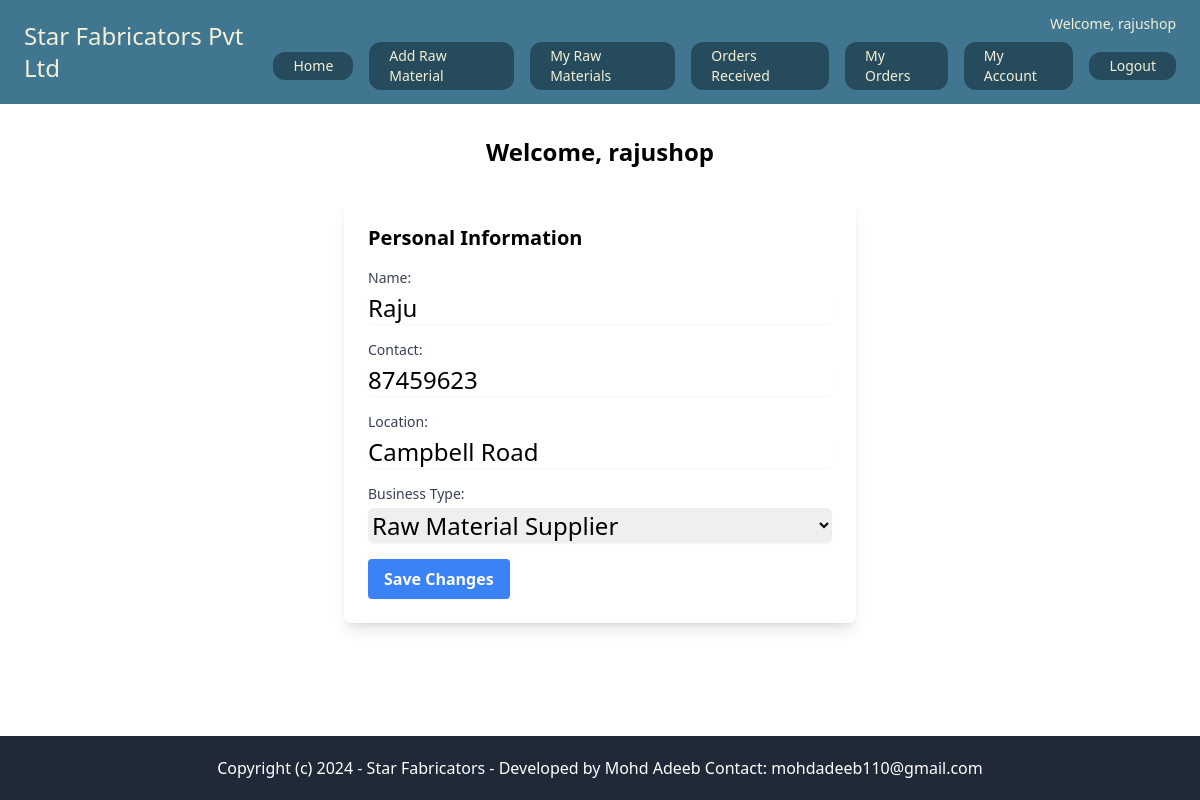
Screenshot of /core/my-account/ (signed in) with the database file from the repository.
### userprofile/models.py (models this page shows, shortened)
class Userprofile(models.Model):
    USER_TYPES = [
        ('supplier', 'Raw Material Supplier'),
        ('customer', 'Customer')
    ]
    user = models.OneToOneField(User, on_delete=models.CASCADE)
    name = models.CharField(max_length=255)
    shop = models.CharField(max_length=255)
    contact = models.CharField(max_length=255)
    location = models.CharField(max_length=255)
    business_type = models.CharField(max_length=50, choices=USER_TYPES, default='customer')

### core/views.py (the view)
# urls.py: path('my-account/', views.my_account, name='my_account'),
@login_required
def my_account(request):
    user_profile, created = Userprofile.objects.get_or_create(user=request.user)
    if request.method == 'POST':
        form = UserProfileForm(request.POST, instance=user_profile)
        if form.is_valid():
            form.save()
            return redirect('my_account')
    else:
        form = UserProfileForm(instance=user_profile)
    return render(request, 'core/my_account.html', {'form': form})

### core/forms.py
class UserProfileForm(forms.ModelForm):
    class Meta:
        model = Userprofile
        exclude = ['user']  # Exclude the foreign key to User since it's auto-created

### userprofile/context_processors.py (called while the page is built)
def user_profile(request):
    if request.user.is_authenticated:
        try:
            profile = Userprofile.objects.get(user=request.user)
        except Userprofile.DoesNotExist:
            profile = None
    else:
        profile = None
    return {'user_profile': profile}

### core/templates/core/my_account.html (shortened to what this page needs)
{% extends "core/base.html" %}
{% block content %}
<div class="container mx-auto">
    <h2 class="text-2xl font-bold text-center my-8">Welcome, {{ user.username }}</h2>
    <div class="flex justify-center">
        <div class="w-full md:w-1/2">
            <div class="bg-white shadow-lg rounded-lg p-6">
                <h3 class="text-xl font-bold mb-4">Personal Information</h3>
                <form method="post" enctype="multipart/form-data">
                    <div class="mb-4">
                        <label for="name" class="block text-sm font-medium text-gray-700">Name:</label>
                        <input type="text" id="name" name="name" class="mt-1 block w-full border-gray-300 rounded-md shadow-sm focus:ring-indigo-500 focus:border-indigo-500 sm:text-2xl" value="{{ form.instance.name }}">
                    </div>
                    <div class="mb-4">
                        <label for="contact" class="block text-sm font-medium text-gray-700">Contact:</label>
                        <input type="text" id="contact" name="contact" class="mt-1 block w-full border-gray-300 rounded-md shadow-sm focus:ring-indigo-500 focus:border-indigo-500 sm:text-2xl" value="{{ form.instance.contact }}">
                    </div>
                    <div class="mb-4">
                        <label for="location" class="block text-sm font-medium text-gray-700">Location:</label>
                        <input type="text" id="location" name="location" class="mt-1 block w-full border-gray-300 rounded-md shadow-sm focus:ring-indigo-500 focus:border-indigo-500 sm:text-2xl" value="{{ form.instance.location }}">
                    </div>
                    <div class="mb-4">
                        <label for="business_type" class="block text-sm font-medium text-gray-700">Business Type:</label>
                        <select id="business_type" name="business_type" class="mt-1 block w-full border-gray-300 rounded-md shadow-sm focus:ring-indigo-500 focus:border-indigo-500 sm:text-2xl">
                            {% for value, label in form.instance.USER_TYPES %}
                            <option value="{{ value }}" {% if value == form.instance.business_type %}selected{% endif %}>{{ label }}</option>
                            {% endfor %}
                        </select>
                    </div>
                    <button type="submit" class="inline-block bg-blue-500 hover:bg-blue-700 text-white font-bold py-2 px-4 rounded">Save Changes</button>
                </form>
            </div>
        </div>
    </div>
</div>
{% endblock %}

### core/templates/core/base.html (shortened to what this page needs)
<!DOCTYPE html>
<html>
<head>
  <script src="https://cdn.tailwindcss.com"></script>
</head>
<body>
  <nav class="py-2 px-6 flex justify-between navbar">
    <a href="/" class="py-2 text-2xl navbar-text mt-1 mb-1">Star Fabricators Pvt Ltd</a>
    <div class="flex flex-col items-end justify-center space-y-2">
        {% if request.user.is_authenticated %}
            <span class="navbar-text py-0 text-sm">Welcome, {{ request.user.username }}</span>
            <div class="flex items-center space-x-4">
              {% if request.user.is_superuser %}
                <a href="{% url 'main_page' %}" class="py-1 px-5 navbar-button rounded-xl text-sm navbar-text hover:bg-gray-700">Home</a>
                <a href="{% url 'manufacturing_products' %}" class="py-1 px-5 navbar-button rounded-xl text-sm navbar-text hover:bg-gray-700">Add Manufacturing Product</a>
                <a href="{% url 'order_raw_materials' %}" class="py-1 px-5 navbar-button rounded-xl text-sm navbar-text hover:bg-gray-700">Orders Raw Materials</a>
                <a href="{% url 'inventory' %}" class="py-1 px-5 navbar-button rounded-xl text-sm navbar-text hover:bg-gray-700">Inventory</a>
                <a href="{% url 'raw_materials' %}" class="py-1 px-5 navbar-button rounded-xl text-sm navbar-text hover:bg-gray-700">Raw Materials by Vendors</a>
                <a href="{% url 'view_cart' %}" class="py-1 px-5 navbar-button rounded-xl text-sm navbar-text hover:bg-gray-700">View Cart</a>
                <a href="{% url 'products' %}" class="py-1 px-5 navbar-button rounded-xl text-sm navbar-text hover:bg-gray-700">Products</a>
                <a href="{% url 'sold_products' %}" class="py-1 px-5 navbar-button rounded-xl text-sm navbar-text hover:bg-gray-700">Sold Products</a>
              {% else %}
                <a href="{% url 'main_page' %}" class="py-1 px-5 navbar-button rounded-xl text-sm navbar-text hover:bg-gray-700">Home</a>
                <a href="{% url 'add_raw_material' %}" class="py-1 px-5 navbar-button rounded-xl text-sm navbar-text hover:bg-gray-700">Add Raw Material</a>
                <a href="{% url 'list_raw_materials' %}" class="py-1 px-5 navbar-button rounded-xl text-sm navbar-text hover:bg-gray-700">My Raw Materials</a>
                <a href="{% url 'orders_recieved' %}" class="py-1 px-5 navbar-button rounded-xl text-sm navbar-text hover:bg-gray-700">Orders Received</a>
                <a href="{% url 'my_orders' %}" class="py-1 px-5 navbar-button rounded-xl text-sm navbar-text hover:bg-gray-700">My Orders</a>
                <a href="{% url 'my_account' %}" class="py-1 px-5 navbar-button rounded-xl text-sm navbar-text hover:bg-gray-700">My Account</a>
              {% endif %}
                <form method="post" action="{% url 'logout' %}">
                    <button type="submit" class="py-1 px-5 navbar-button rounded-xl text-sm navbar-text hover:bg-gray-700">Logout</button>
                </form>
            </div>
        {% else %}
            <div class="flex">
                <a href="{% url 'login' %}" class="py-2 px-5 mr-2 navbar-button rounded-xl text-sm navbar-text hover:bg-gray-700">Log In</a>
                <a href="{% url 'signup' %}" class="py-2 px-5 navbar-button rounded-xl text-sm navbar-text hover:bg-gray-700">Sign Up</a>
            </div>
        {% endif %}
    </div>
  </nav>
  <div class="content">
    {% block content %}
    {% endblock %}
  </div>
  <footer class="py-5 text-center bg-gray-800 text-white">
    <p class="text-base">Copyright (c) 2024 - Star Fabricators - Developed by Mohd Adeeb Contact: mohdadeeb110@gmail.com</p>
  </footer>
</body>
</html>

### core/templates/core/base.html (style rules this page uses)
body { display: flex; flex-direction: column; min-height: 100vh; }
.content { flex: 1; }
footer { flex-shrink: 0; }
.navbar { background-color: #417690; }
.navbar-text { color: #f2f0d6; }
.navbar-button { background-color: #264B5D; }

### rows the page displays
Userprofile: name "Raju", contact "87459623", location "Campbell Road", business_type "Raw Material Supplier"

### other values shown
{{ request.user.username }} "rajushop"
{{ user.username }} "rajushop"
